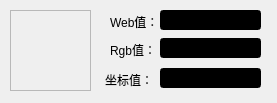
<?xml version="1.0" encoding="UTF-8"?>
<ui version="4.0">
 <class>MainWindow</class>
 <widget class="QWidget" name="MainWindow">
  <property name="geometry">
   <rect>
    <x>0</x>
    <y>0</y>
    <width>277</width>
    <height>103</height>
   </rect>
  </property>
  <property name="windowTitle">
   <string>TTKGetColor</string>
  </property>
  <widget class="QLineEdit" name="txtWeb">
   <property name="geometry">
    <rect>
     <x>160</x>
     <y>10</y>
     <width>101</width>
     <height>20</height>
    </rect>
   </property>
   <property name="styleSheet">
    <string notr="true">background-color: rgb(0, 0, 0);
color: rgb(255, 170, 0);</string>
   </property>
  </widget>
  <widget class="QLabel" name="label">
   <property name="geometry">
    <rect>
     <x>110</x>
     <y>12</y>
     <width>54</width>
     <height>20</height>
    </rect>
   </property>
   <property name="text">
    <string>Web值：</string>
   </property>
  </widget>
  <widget class="QLineEdit" name="txtRgb">
   <property name="geometry">
    <rect>
     <x>160</x>
     <y>38</y>
     <width>101</width>
     <height>20</height>
    </rect>
   </property>
   <property name="styleSheet">
    <string notr="true">background-color: rgb(0, 0, 0);
color: rgb(255, 170, 0);</string>
   </property>
  </widget>
  <widget class="QLabel" name="label_2">
   <property name="geometry">
    <rect>
     <x>110</x>
     <y>40</y>
     <width>54</width>
     <height>20</height>
    </rect>
   </property>
   <property name="text">
    <string>Rgb值：</string>
   </property>
  </widget>
  <widget class="QLineEdit" name="txtXY">
   <property name="geometry">
    <rect>
     <x>160</x>
     <y>68</y>
     <width>101</width>
     <height>20</height>
    </rect>
   </property>
   <property name="styleSheet">
    <string notr="true">background-color: rgb(0, 0, 0);
color: rgb(255, 170, 0);</string>
   </property>
   <property name="text">
    <string/>
   </property>
  </widget>
  <widget class="QLabel" name="label_3">
   <property name="geometry">
    <rect>
     <x>105</x>
     <y>70</y>
     <width>51</width>
     <height>20</height>
    </rect>
   </property>
   <property name="text">
    <string>坐标值：</string>
   </property>
  </widget>
  <widget class="QLabel" name="labColor">
   <property name="geometry">
    <rect>
     <x>10</x>
     <y>10</y>
     <width>81</width>
     <height>81</height>
    </rect>
   </property>
   <property name="cursor">
    <cursorShape>CrossCursor</cursorShape>
   </property>
   <property name="toolTip">
    <string>双击复制颜色值</string>
   </property>
   <property name="frameShape">
    <enum>QFrame::StyledPanel</enum>
   </property>
   <property name="frameShadow">
    <enum>QFrame::Sunken</enum>
   </property>
   <property name="text">
    <string/>
   </property>
  </widget>
 </widget>
 <layoutdefault spacing="6" margin="11"/>
 <resources/>
 <connections/>
</ui>
